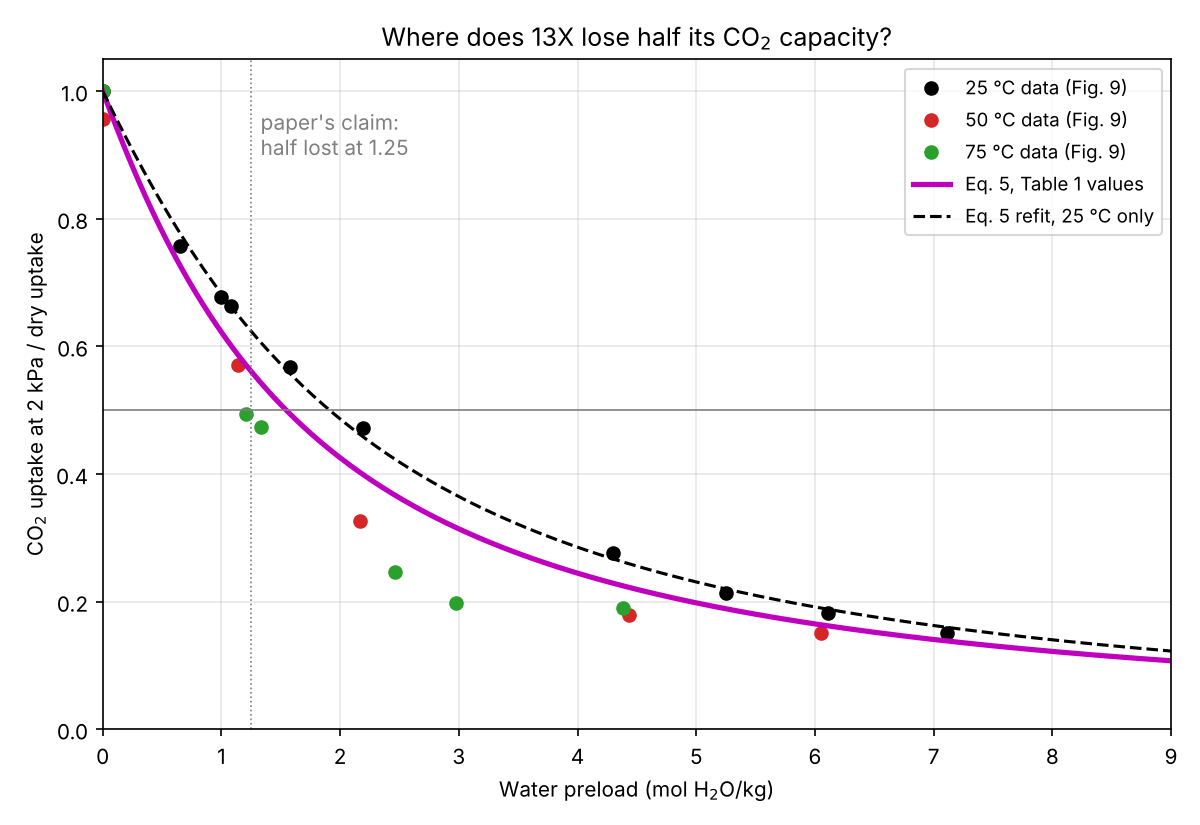

Recreate this plot in Python.
"""
water_effect_check.py
---------------------
Checks the claim in Cmarik & Knox (ICES-2018-3), Section IV:

    "half of the CO2 capacity of dry 13X is lost when 1.25 mol/kg of
     water is adsorbed."

against (a) the paper's own Eq. 5 with Table 1 parameters, and
(b) the measured points in the paper's Fig. 9 (right panel), digitized
into data/cmarik2018_fig9_normalized.csv.

Fig. 9 shows CO2 uptake at 2 kPa divided by the dry value, at 25, 50
and 75 C. The water model has no temperature dependence, so a single
curve has to describe all three temperatures.

Run:  python water_effect_check.py
"""

from pathlib import Path

import numpy as np
import pandas as pd
import matplotlib.pyplot as plt
from scipy.optimize import curve_fit, brentq

HERE = Path(__file__).parent
B_TABLE1, T_TABLE1 = 0.500, 1.251
CLAIM = 1.25   # mol H2O/kg, from the paper's conclusion


def remaining(n_h2o, b, t):
    """1 - f_H2O from Eq. 5: fraction of dry CO2 capacity left."""
    x = b * np.asarray(n_h2o, dtype=float)
    return 1 - x / (1 + x**t) ** (1 / t)


def half_point(b, t):
    """Water loading where the model has lost half the CO2 capacity."""
    return brentq(lambda n: remaining(n, b, t) - 0.5, 0.01, 50)


def main():
    d = pd.read_csv(HERE / "data" / "cmarik2018_fig9_normalized.csv", comment="#")

    print(f"Paper's claim: half of capacity lost at {CLAIM} mol/kg\n")
    print(f"Eq. 5 with Table 1 (b={B_TABLE1}, t={T_TABLE1}):")
    print(f"  remaining at {CLAIM} = {remaining(CLAIM, B_TABLE1, T_TABLE1):.3f}")
    print(f"  half lost at       {half_point(B_TABLE1, T_TABLE1):.2f} mol/kg\n")

    print("Measured data (Fig. 9, linear interpolation between points):")
    for T, g in d.groupby("temp_C"):
        n, y = g.n_H2O_molkg.values, g.norm_CO2.values
        print(f"  {T} C: remaining at {CLAIM} = {np.interp(CLAIM, n, y):.3f}, "
              f"half lost at {np.interp(0.5, y[::-1], n[::-1]):.2f} mol/kg")

    print("\nRefitting Eq. 5 to the digitized data:")
    fits = {}
    for label, g in [("25 C only", d[d.temp_C == 25]), ("all temps", d)]:
        (b, t), _ = curve_fit(remaining, g.n_H2O_molkg, g.norm_CO2,
                              p0=[0.5, 1.25], bounds=([0.01, 0.2], [10, 10]))
        fits[label] = (b, t)
        print(f"  {label:9s}: b = {b:.3f}, t = {t:.3f}, "
              f"half lost at {half_point(b, t):.2f} mol/kg")

    # ---------------- Plot ----------------
    n = np.linspace(0, 9, 300)
    fig, ax = plt.subplots(figsize=(8, 5.5))
    for (T, g), c in zip(d.groupby("temp_C"), ["k", "tab:red", "tab:green"]):
        ax.plot(g.n_H2O_molkg, g.norm_CO2, "o", c=c, label=f"{T} °C data (Fig. 9)")
    ax.plot(n, remaining(n, B_TABLE1, T_TABLE1), c="m", lw=2.5,
            label="Eq. 5, Table 1 values")
    b, t = fits["25 C only"]
    ax.plot(n, remaining(n, b, t), "k--", label="Eq. 5 refit, 25 °C only")
    ax.axhline(0.5, c="gray", lw=0.8)
    ax.axvline(CLAIM, c="gray", lw=0.8, ls=":")
    ax.text(CLAIM + 0.08, 0.9, "paper's claim:\nhalf lost at 1.25", color="gray")
    ax.set(xlabel=r"Water preload (mol H$_2$O/kg)",
           ylabel=r"CO$_2$ uptake at 2 kPa / dry uptake",
           title=r"Where does 13X lose half its CO$_2$ capacity?",
           xlim=(0, 9), ylim=(0, 1.05))
    ax.legend(fontsize=9)
    ax.grid(alpha=0.3)
    plt.tight_layout()
    plt.savefig(HERE / "water_effect_check.png", dpi=150)
    print("\nSaved plot -> water_effect_check.png")
    plt.show()


if __name__ == "__main__":
    main()
